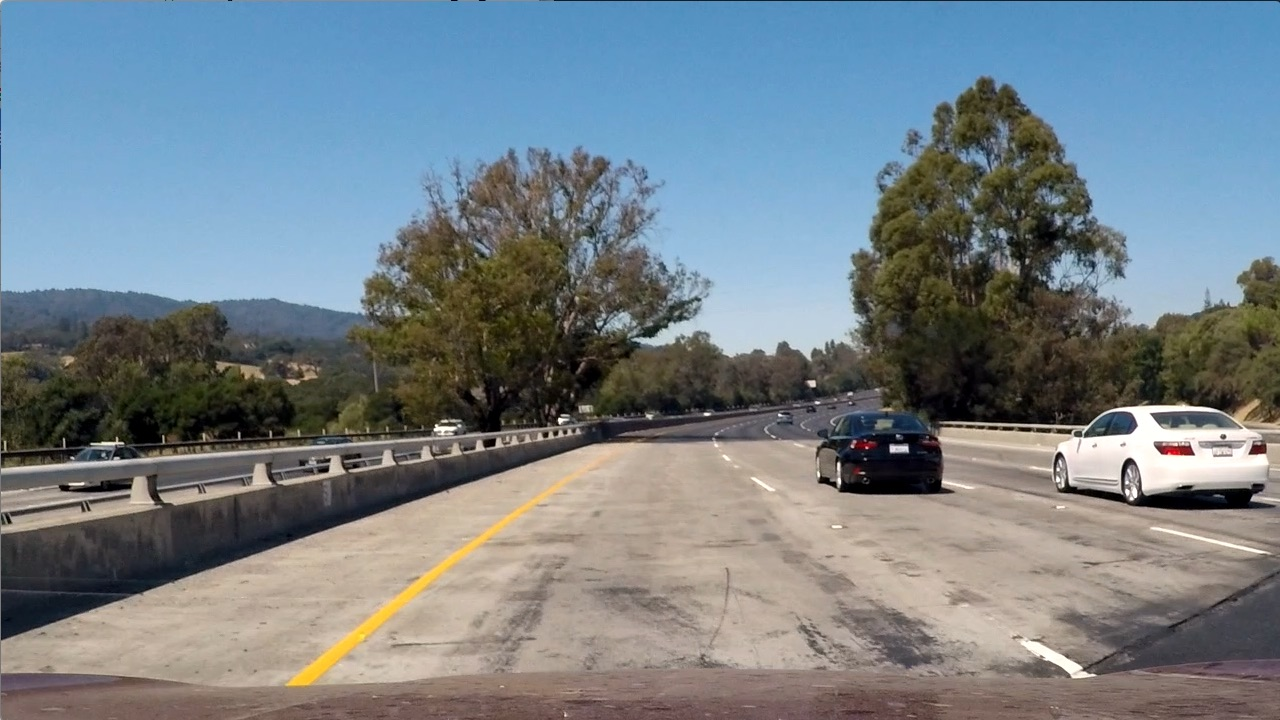
#> input picture Term 1 - Project 5 - Vehicle Detection/test_images/test1.jpg, 1280 x 720 px; its folder holds only this picture in this run
$ jupyter execute --allow-errors BACKUP.ipynb   (Python 2 division)   (older library calls are emulated)
#> lines starting #> are read from the running program, lines starting #| are printed output that depends on the picture
[cell 1]
import cv2
#CV2 loads everythings as BGR
import glob
import matplotlib.image as mpimg
import matplotlib.pyplot as plt
import numpy as np
from skimage.feature import hog
from sklearn.svm import LinearSVC
from sklearn.datasets import make_classification
from sklearn.preprocessing import StandardScaler
from sklearn.cross_validation import train_test_split
from scipy.ndimage.measurements import label
from tqdm import tqdm

test_image_list = glob.glob("./test_images/*.jpg")

[cell 2]
#HOG Feature Extractor
# [32 lines left out: function patch_analyzer, not called in this run]

[cell 3]
#Train the classifier using patch_analyzer
vehicles = glob.glob('vehicles/*/*.png')
non_vehicles = glob.glob('non-vehicles/*/*.png')
image_loc_list = non_vehicles + vehicles

features_array = np.asarray([patch_analyzer(cv2.imread(image))[0] for image in tqdm(image_loc_list)])

np.save('LinearSVC_GTI_KTTT', features_array)

[cell 4]
#Number of non-cars are represented by zeros
#Number of cars are represented by ones
img_labels = np.concatenate([np.zeros(8968), np.ones(8792)])

features_array = np.load('LinearSVC_GTI_KTTT.npy')

#> (the rest of this cell did not finish here and is left out)

[cell 5]
X_train = np.load('LinearSVC_GTI_KTTT.npy')
y_train = np.concatenate([np.zeros(8968), np.ones(8792)])

# Fit a per-column scaler
#> (the rest of this cell did not finish here and is left out)

[cell 6]
#Return a list of image patches
test_image = cv2.imread(test_image_list[0])
#> test_image is the input picture: shape (720, 1280, 3); mean B, G, R 135.5, 128.7, 117.5

def sliding_window(img, y_start=0, y_stop=1280, patch_size=64, pix_per_cell=8, cells_per_block=2, cells_per_step=1, orient=8, scale=1):
    draw_img = np.copy(img)
    #Convert to float-32 value and normalize
    image = img.astype(np.float32)/255
    img_window = img[y_start:y_stop,:,:]
    trans_img = cv2.cvtColor(img_window, cv2.COLOR_BGR2HLS)
    #Uncertain why they convert to YCC here
    #trans_img = convert_color(img_tosearch, conv='RGB2YCrCb')
    if scale != 1:
        imshape = trans_img.shape
        trans_img = cv2.resize(trans_img, (np.int(imshape[1]/scale), np.int(imshape[0]/scale)))

    ch1 = trans_img[:,:,0]
    ch2 = trans_img[:,:,1]
    ch3 = trans_img[:,:,2]

    # Define blocks and steps as above
    nxblocks = (ch1.shape[1] // pix_per_cell)//cells_per_block + 1
    nyblocks = (ch1.shape[0] // pix_per_cell)//cells_per_block + 1

    nxsteps = nxblocks // cells_per_step
    nysteps = nyblocks // cells_per_step

    patch_list = []

    for xb in range(nxsteps):
        for yb in range(nysteps):
            ypos = yb*pix_per_cell*cells_per_step
            xpos = xb*cells_per_step
            ypos_end = ypos+patch_size
            xpos_end = xpos+patch_size
            cur_patch = trans_img[ypos:ypos_end, xpos:xpos_end]
            # Extract HOG for this patch
            patch_list.append([cur_patch, (xpos, ypos), (xpos_end, ypos_end)])
    return patch_list

#Iterate through three different scales
scale_list = [0.5, 1, 1.5]

for scale in scale_list:
    sliding_window(test_image, y_stop = 500)
    print(scale)
#> this loop made 3 passes
#> pass 1, in sliding_window, `img_window = img[y_start:y_stop,:,:]`:
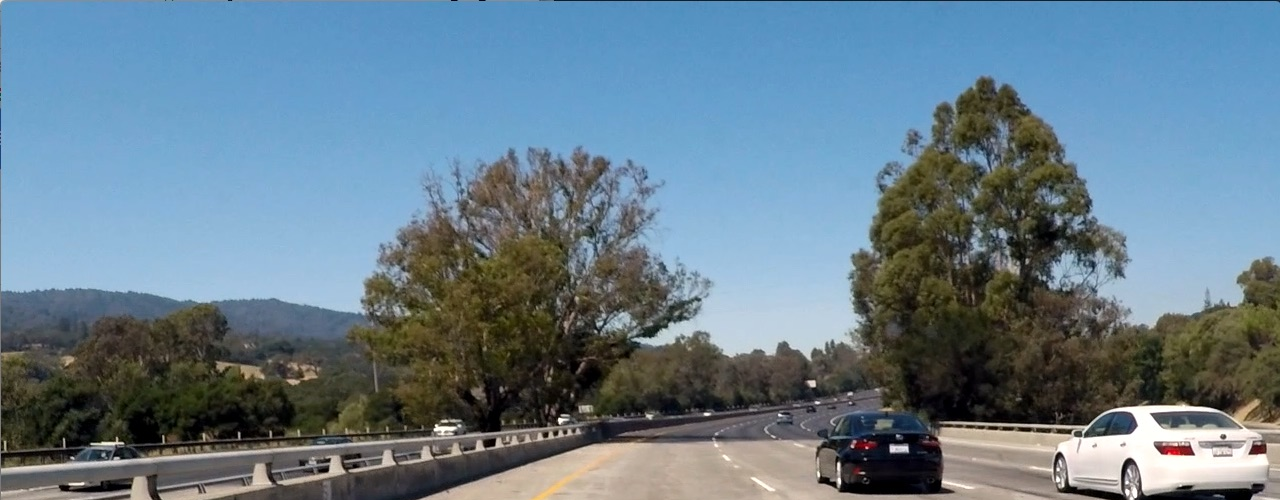
#> img_window: shape (500, 1280, 3); mean B, G, R 140.4, 125.7, 103.1
#> pass 1, in sliding_window, `ch1 = trans_img[:,:,0]`:
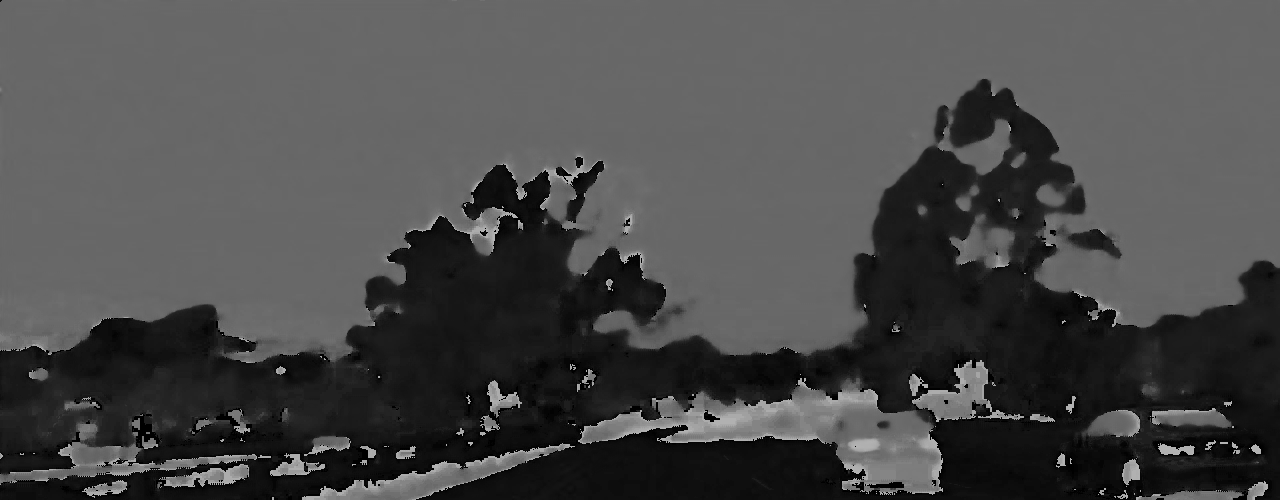
#> ch1: shape (500, 1280); min 0, max 180, mean 74.2

[cell 7]
#Feed function trained LinearSVC classifier and list of patches to predict locations
def search_windows(img_list):
	positives_list = []
	for entry in img_list:
        prediction = clf.predict(X_scaler.transform(patch_analyzer(entry[0])[0]))
        if prediction == 1:
            positives_list.append(entry[1:])
#> this loop made 1 pass
#> after the loop, positives_list = []
    return positives_list

# Define a function to draw bounding boxes
# [39 lines left out: functions draw_boxes, heat_map, draw_labeled_bboxes, not called in this run]

#Draw bounding boxes around potential cars
draw_image = np.copy(test_image)

#Generate a list of boxes around positively identified cars
#> (the rest of this cell did not finish here and is left out)

$ run again, on Term 1 - Project 5 - Vehicle Detection/test_images/test5.jpg
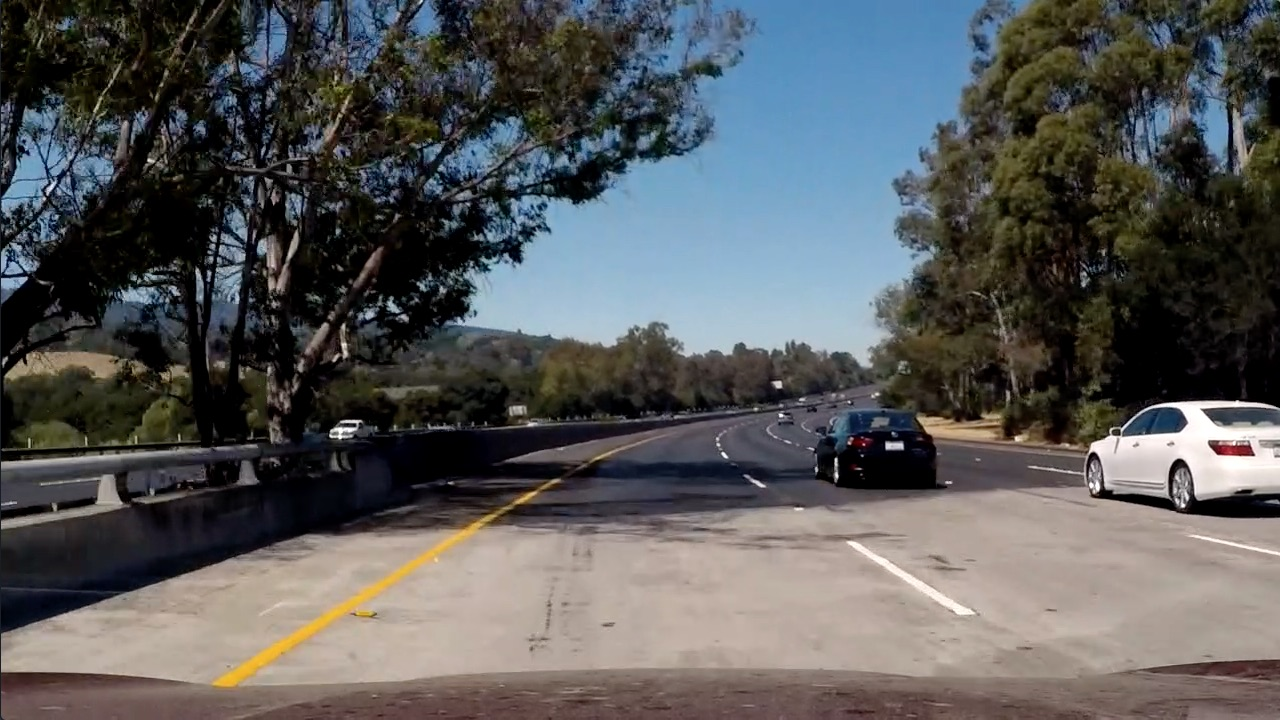
#> input picture Term 1 - Project 5 - Vehicle Detection/test_images/test5.jpg, 1280 x 720 px
#> test_image is the input picture: shape (720, 1280, 3); mean B, G, R 89.8, 89.3, 88.5
#> the loop `for scale in scale_list:` made 3 passes
#> pass 1, in sliding_window, `img_window = img[y_start:y_stop,:,:]`:
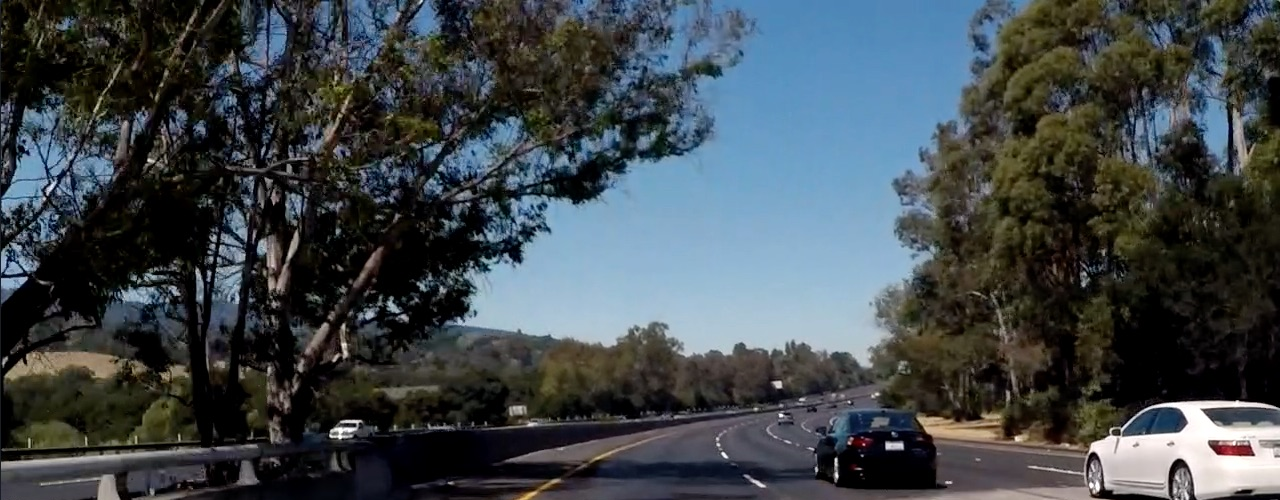
#> img_window: shape (500, 1280, 3); mean B, G, R 75.3, 70.9, 63.3
#> pass 1, in sliding_window, `ch1 = trans_img[:,:,0]`:
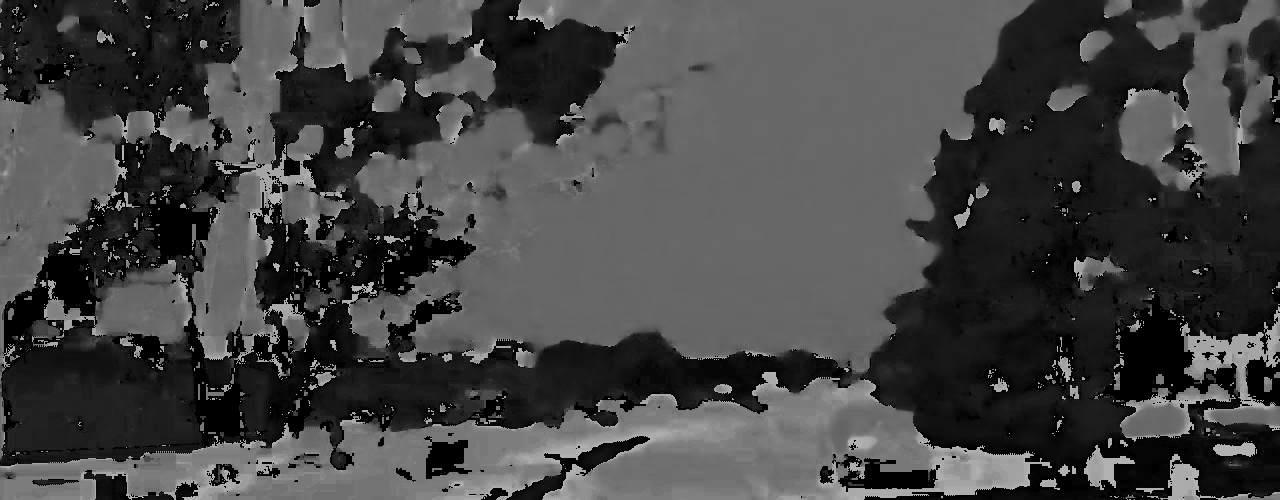
#> ch1: shape (500, 1280); min 0, max 180, mean 68.4
#> the loop in search_windows, `for entry in img_list:` made 1 pass
#> after the loop in search_windows, `for entry in img_list:`: positives_list = []

$ run again, on Term 1 - Project 5 - Vehicle Detection/test_images/test6.jpg
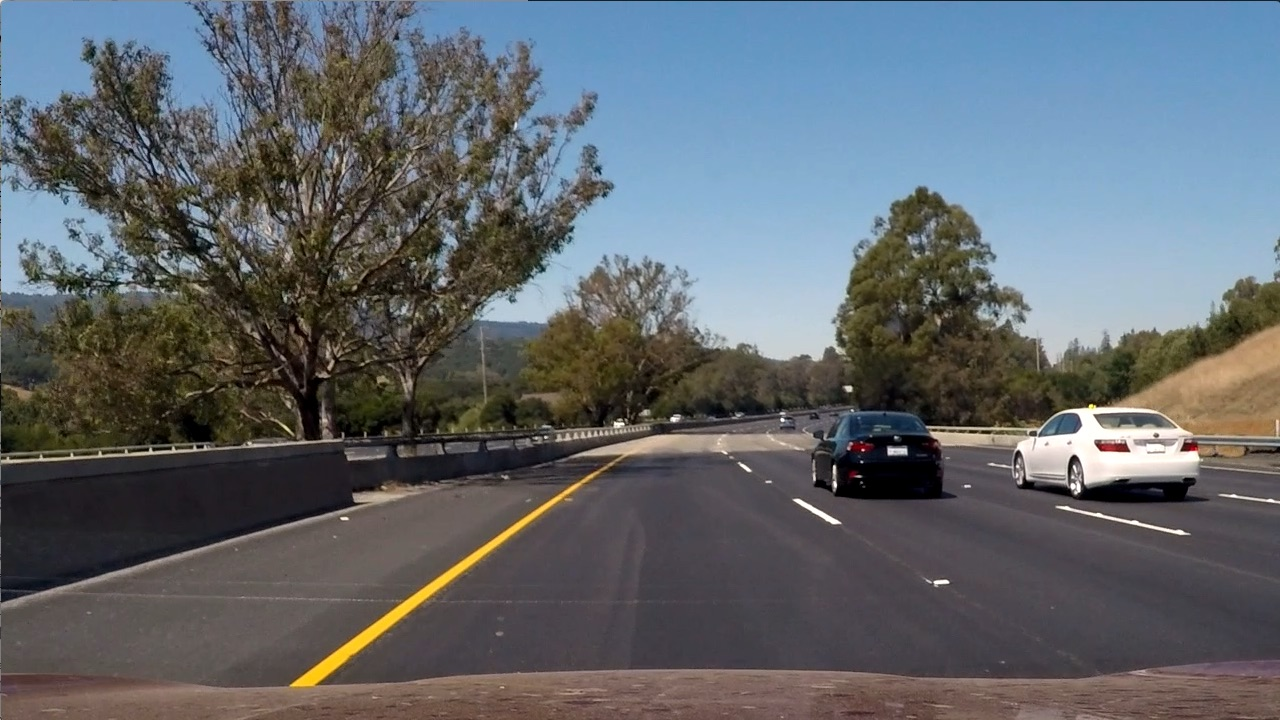
#> input picture Term 1 - Project 5 - Vehicle Detection/test_images/test6.jpg, 1280 x 720 px
#> test_image is the input picture: shape (720, 1280, 3); mean B, G, R 107.9, 102.6, 97
#> the loop `for scale in scale_list:` made 3 passes
#> pass 1, in sliding_window, `img_window = img[y_start:y_stop,:,:]`:
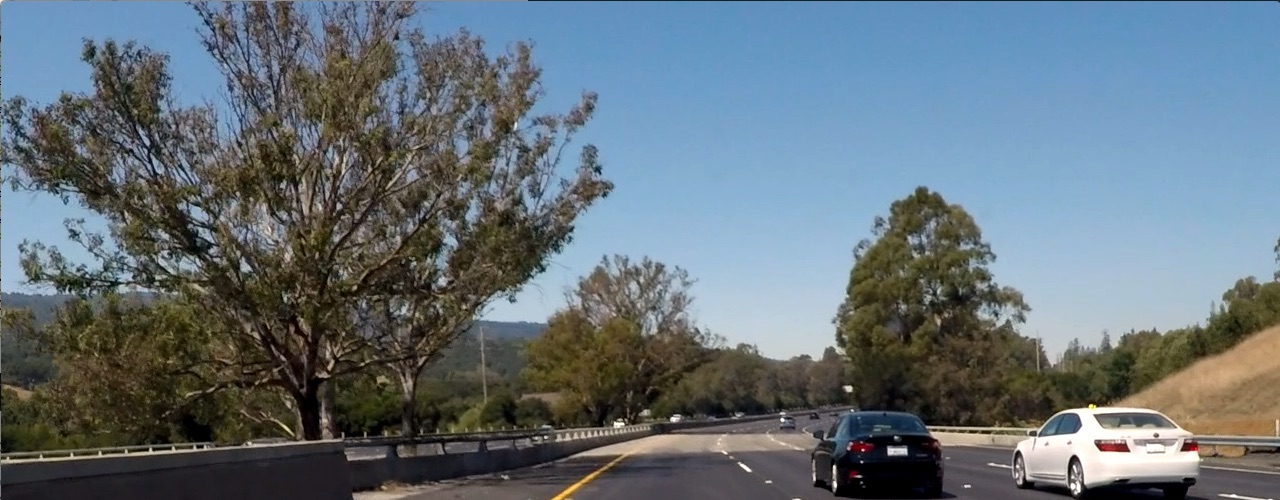
#> img_window: shape (500, 1280, 3); mean B, G, R 121.2, 113, 100.5
#> pass 1, in sliding_window, `ch1 = trans_img[:,:,0]`:
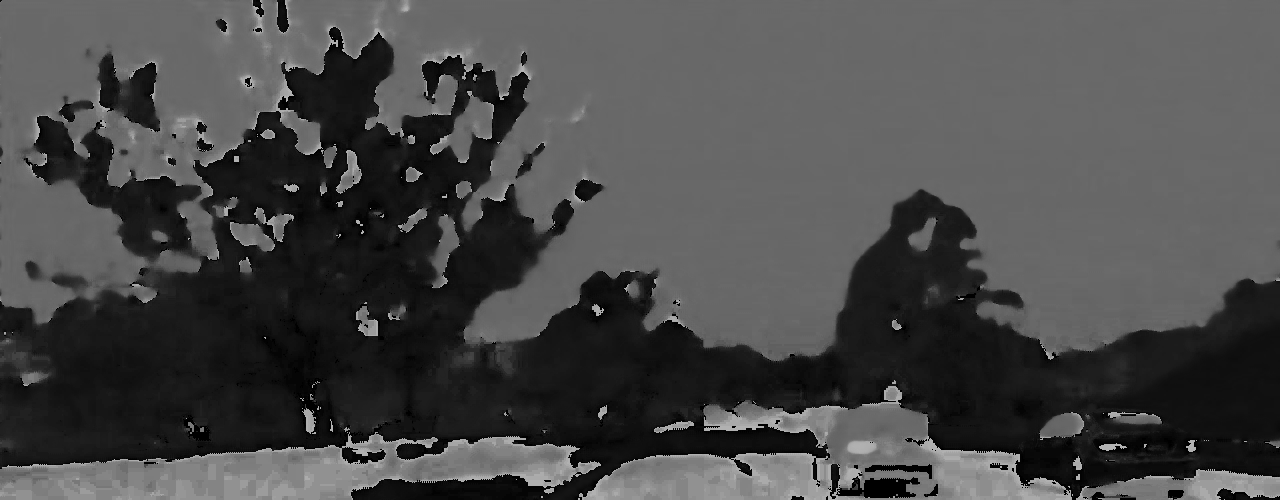
#> ch1: shape (500, 1280); min 0, max 180, mean 73.1
#> the loop in search_windows, `for entry in img_list:` made 1 pass
#> after the loop in search_windows, `for entry in img_list:`: positives_list = []

$ run again, on Term 1 - Project 5 - Vehicle Detection/test_images/test2.jpg
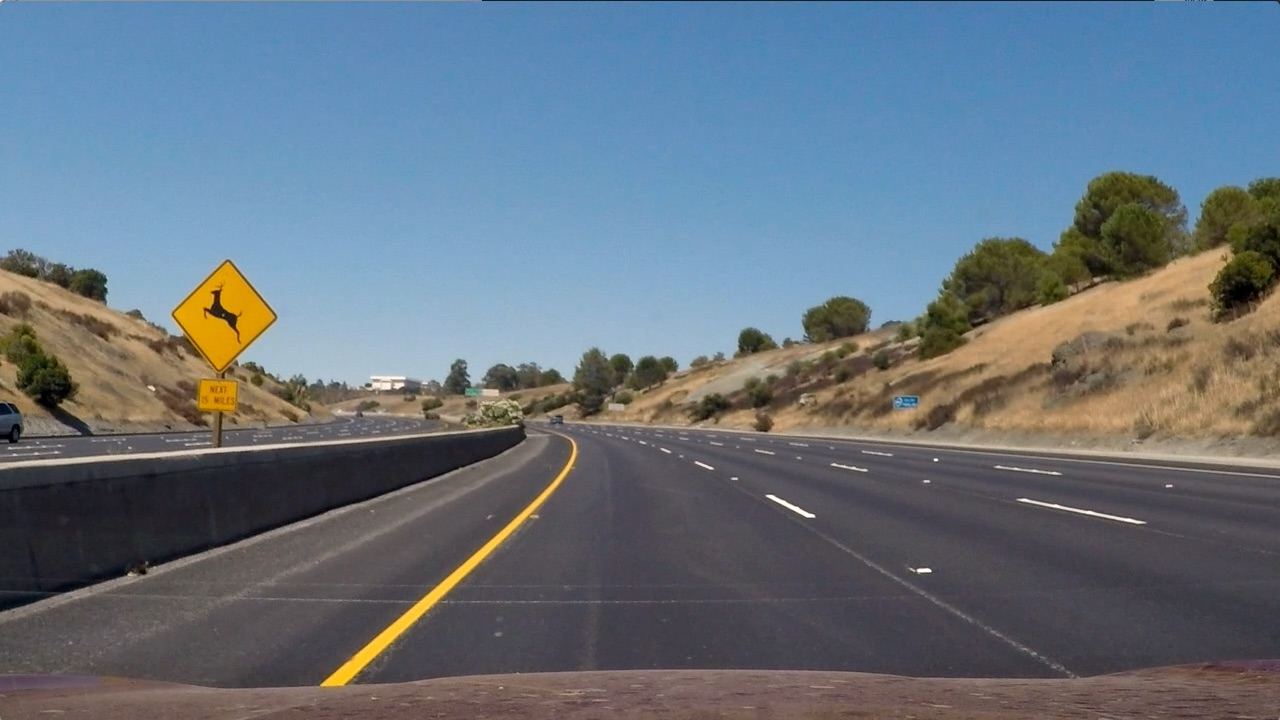
#> input picture Term 1 - Project 5 - Vehicle Detection/test_images/test2.jpg, 1280 x 720 px
#> test_image is the input picture: shape (720, 1280, 3); mean B, G, R 125.5, 114.6, 102.8
#> the loop `for scale in scale_list:` made 3 passes
#> pass 1, in sliding_window, `img_window = img[y_start:y_stop,:,:]`:
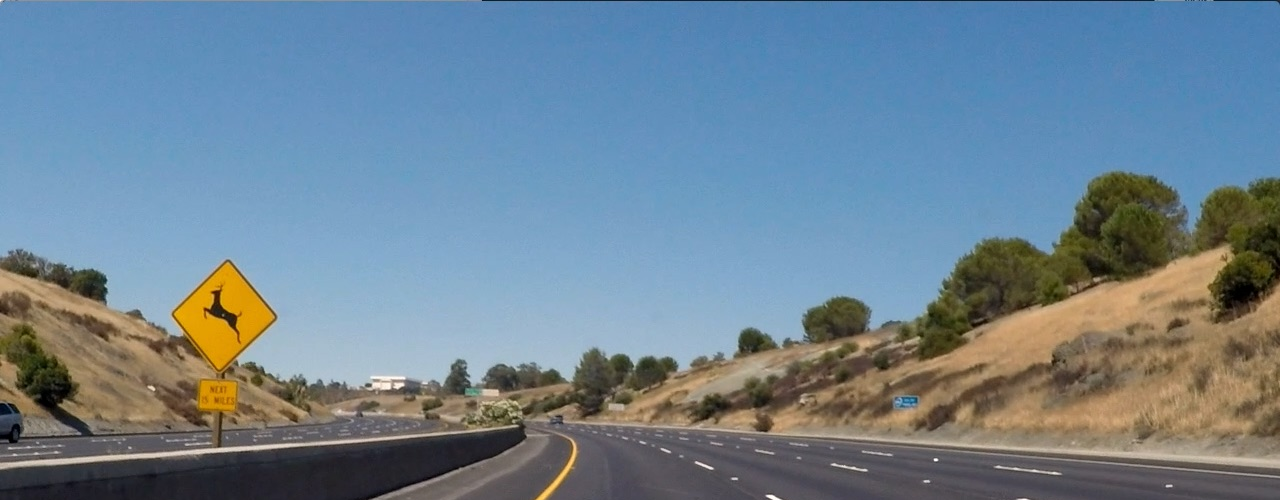
#> img_window: shape (500, 1280, 3); mean B, G, R 146, 131, 110.3
#> pass 1, in sliding_window, `ch1 = trans_img[:,:,0]`:
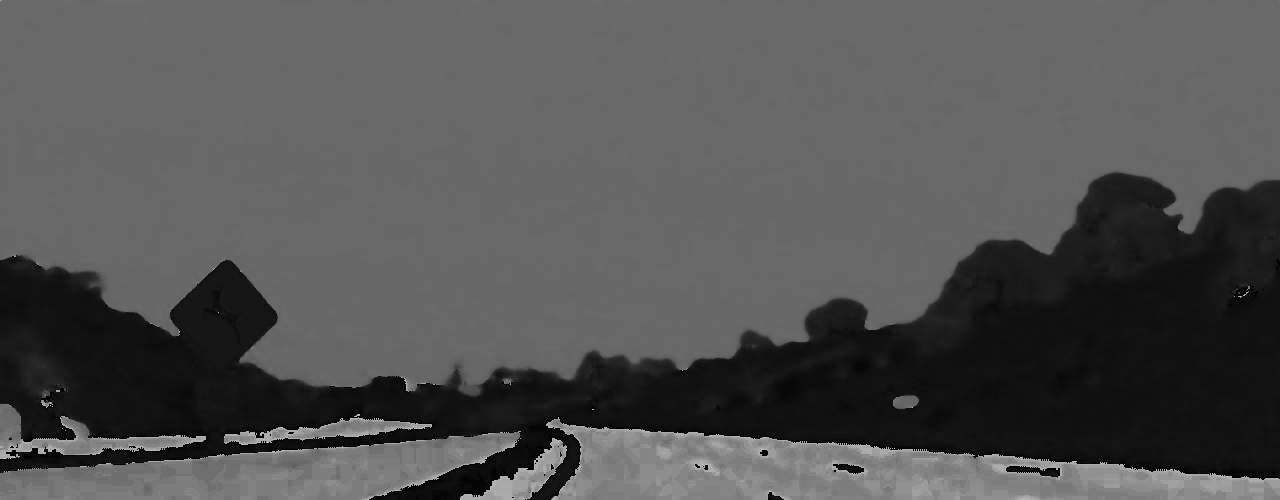
#> ch1: shape (500, 1280); min 0, max 177, mean 82
#> the loop in search_windows, `for entry in img_list:` made 1 pass
#> after the loop in search_windows, `for entry in img_list:`: positives_list = []
